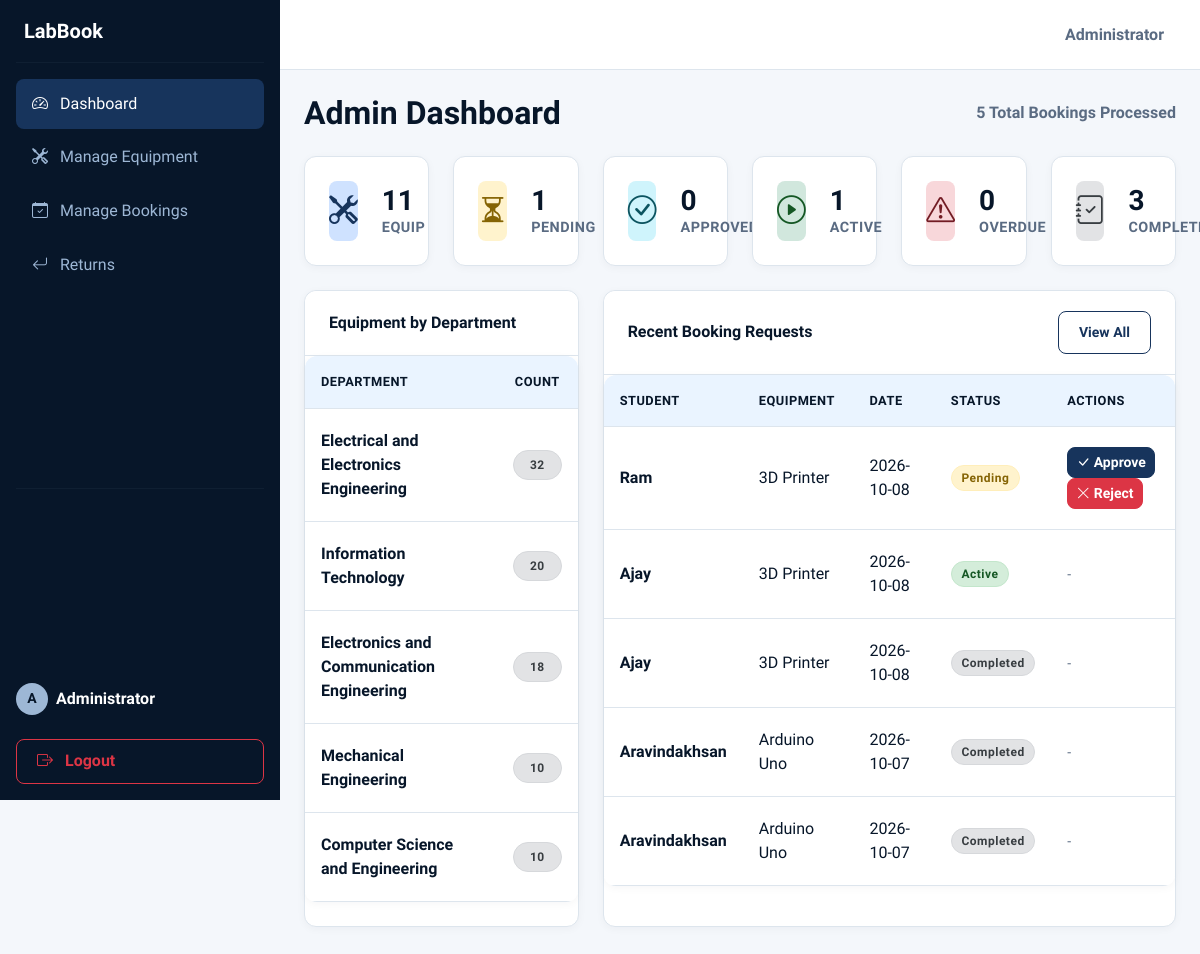
The page /admin/dashboard (signed in) on the database its author committed.
### tables this page shows
CREATE TABLE bookings (
            id INTEGER PRIMARY KEY AUTOINCREMENT,
            user_id INTEGER NOT NULL,
            equipment_id INTEGER NOT NULL,
            booking_date TEXT NOT NULL,
            start_time TEXT NOT NULL,
            end_time TEXT NOT NULL,
            purpose TEXT NOT NULL,
            status TEXT NOT NULL DEFAULT 'Pending',
            created_at TEXT DEFAULT CURRENT_TIMESTAMP, expected_return_date TEXT, expected_return_time TEXT, issued_date TEXT, issued_time TEXT, issued_by TEXT, issue_condition TEXT, issue_remarks TEXT, quantity INTEGER DEFAULT 1,
            FOREIGN KEY (user_id) REFERENCES users(id),
            FOREIGN KEY (equipment_id) REFERENCES equipment(id)
        );

CREATE TABLE users (
            id INTEGER PRIMARY KEY AUTOINCREMENT,
            name TEXT NOT NULL,
            email TEXT UNIQUE NOT NULL,
            password TEXT NOT NULL,
            role TEXT NOT NULL DEFAULT 'student'
        , department TEXT DEFAULT 'Information Technology');

CREATE TABLE equipment (
            id INTEGER PRIMARY KEY AUTOINCREMENT,
            name TEXT NOT NULL,
            description TEXT,
            lab_name TEXT NOT NULL,
            quantity INTEGER NOT NULL,
            available_quantity INTEGER NOT NULL,
            status TEXT NOT NULL DEFAULT 'Available'
        , department TEXT DEFAULT 'Information Technology');

### app.py (the view)
@app.route('/admin/dashboard')
@admin_required
def admin_dashboard():
    conn = get_db_connection()
    total_equipment = conn.execute('SELECT COUNT(*) FROM equipment').fetchone()[0]
    total_bookings = conn.execute('SELECT COUNT(*) FROM bookings').fetchone()[0]
    pending = conn.execute('SELECT COUNT(*) FROM bookings WHERE status = "Pending"').fetchone()[0]
    approved = conn.execute('SELECT COUNT(*) FROM bookings WHERE status = "Approved"').fetchone()[0]
    active = conn.execute('SELECT COUNT(*) FROM bookings WHERE status = "Active"').fetchone()[0]
    completed = conn.execute('SELECT COUNT(*) FROM bookings WHERE status = "Completed"').fetchone()[0]
    recent_requests = conn.execute('''
        SELECT b.id, u.name as user_name, e.name as equipment_name, b.booking_date, b.status
        FROM bookings b
        JOIN users u ON b.user_id = u.id
        JOIN equipment e ON b.equipment_id = e.id
        ORDER BY b.created_at DESC LIMIT 5
    ''').fetchall()
    dept_stats = conn.execute('''
        SELECT department, SUM(quantity) as count
        FROM equipment
        GROUP BY department
        ORDER BY count DESC
    ''').fetchall()
    now_str = datetime.datetime.now().strftime("%Y-%m-%d %H:%M:%S")
    overdue = conn.execute('''
        SELECT COUNT(*) FROM bookings
        WHERE status = "Active"
        AND (expected_return_date || ' ' || expected_return_time) < ?
    ''', (now_str,)).fetchone()[0]
    conn.close()
    return render_template('admin/dashboard.html',
                           total_equipment=total_equipment,
                           total_bookings=total_bookings,
                           pending=pending, approved=approved,
                           active=active, completed=completed, overdue=overdue,
                           recent_requests=recent_requests,
                           dept_stats=dept_stats)

### app.py (called while the page is built)
def admin_required(f):
    @wraps(f)
    def decorated_function(*args, **kwargs):
        if 'user_id' not in session or session.get('role') != 'admin':
            flash('Admin access required.', 'danger')
            return redirect(url_for('login'))
        return f(*args, **kwargs)
    return decorated_function

### database.py (called while the page is built)
def get_db_connection():
    conn = sqlite3.connect(DATABASE)
    conn.row_factory = sqlite3.Row
    return conn

### templates/admin/dashboard.html
{% extends 'base.html' %}
{% block content %}
<div class="d-flex justify-content-between align-items-center mb-4">
    <h2 class="fw-bold m-0" style="color: var(--frost-navy);">Admin Dashboard</h2>
    <div class="text-secondary fw-bold">{{ total_bookings }} Total Bookings Processed</div>
</div>
<div class="row mb-4 g-4">
    <div class="col-md-6 col-lg-4 col-xl-2">
        <div class="stat-card">
            <div class="stat-icon bg-primary-subtle">
                <i class="bi bi-tools"></i>
            </div>
            <div class="stat-details">
                <h3>{{ total_equipment }}</h3>
                <p>Equip</p>
            </div>
        </div>
    </div>
    <div class="col-md-6 col-lg-4 col-xl-2">
        <div class="stat-card">
            <div class="stat-icon bg-warning-subtle">
                <i class="bi bi-hourglass-split"></i>
            </div>
            <div class="stat-details">
                <h3>{{ pending }}</h3>
                <p>Pending</p>
            </div>
        </div>
    </div>
    <div class="col-md-6 col-lg-4 col-xl-2">
        <div class="stat-card">
            <div class="stat-icon bg-info-subtle">
                <i class="bi bi-check-circle"></i>
            </div>
            <div class="stat-details">
                <h3>{{ approved }}</h3>
                <p>Approved</p>
            </div>
        </div>
    </div>
    <div class="col-md-6 col-lg-4 col-xl-2">
        <div class="stat-card">
            <div class="stat-icon bg-success-subtle">
                <i class="bi bi-play-circle"></i>
            </div>
            <div class="stat-details">
                <h3>{{ active }}</h3>
                <p>Active</p>
            </div>
        </div>
    </div>
    <div class="col-md-6 col-lg-4 col-xl-2">
        <div class="stat-card">
            <div class="stat-icon bg-danger-subtle">
                <i class="bi bi-exclamation-triangle"></i>
            </div>
            <div class="stat-details">
                <h3>{{ overdue }}</h3>
                <p>Overdue</p>
            </div>
        </div>
    </div>
    <div class="col-md-6 col-lg-4 col-xl-2">
        <div class="stat-card">
            <div class="stat-icon" style="background-color: #E2E3E5; color: #383D41;">
                <i class="bi bi-journal-check"></i>
            </div>
            <div class="stat-details">
                <h3>{{ completed }}</h3>
                <p>Completed</p>
            </div>
        </div>
    </div>
</div>
<div class="row g-4 mb-4">
    <div class="col-lg-4">
        <div class="card h-100">
            <div class="card-header d-flex justify-content-between align-items-center">
                Equipment by Department
            </div>
            <div class="card-body p-0">
                <div class="table-responsive border-0">
                    <table class="table table-hover mb-0">
                        <thead>
                            <tr>
                                <th>Department</th>
                                <th class="text-center">Count</th>
                            </tr>
                        </thead>
                        <tbody>
                            {% for dept in dept_stats %}
                            <tr>
                                <td class="fw-bold">{{ dept.department }}</td>
                                <td class="text-center"><span class="badge bg-secondary px-3 py-2">{{ dept.count }}</span></td>
                            </tr>
                            {% else %}
                            <tr>
                                <td colspan="2" class="text-center text-muted py-4">No data available.</td>
                            </tr>
                            {% endfor %}
                        </tbody>
                    </table>
                </div>
            </div>
        </div>
    </div>
    <div class="col-lg-8">
        <div class="card h-100">
            <div class="card-header d-flex justify-content-between align-items-center">
                <span>Recent Booking Requests</span>
                <a href="{{ url_for('admin_bookings') }}" class="btn btn-sm btn-outline-primary">View All</a>
            </div>
            <div class="card-body p-0">
                <div class="table-responsive border-0">
                    <table class="table table-hover mb-0">
                        <thead>
                            <tr>
                                <th>Student</th>
                                <th>Equipment</th>
                                <th>Date</th>
                                <th>Status</th>
                                <th>Actions</th>
                            </tr>
                        </thead>
                        <tbody>
                            {% for req in recent_requests %}
                            <tr>
                                <td class="fw-bold">{{ req.user_name }}</td>
                                <td>{{ req.equipment_name }}</td>
                                <td>{{ req.booking_date }}</td>
                                <td>
                                    {% if req.status == 'Pending' %}<span class="badge bg-warning">Pending</span>
                                    {% elif req.status == 'Approved' %}<span class="badge bg-info">Approved</span>
                                    {% elif req.status == 'Active' %}<span class="badge bg-success">Active</span>
                                    {% elif req.status == 'Completed' %}<span class="badge bg-secondary">Completed</span>
                                    {% elif req.status == 'Rejected' %}<span class="badge bg-danger">Rejected</span>
                                    {% elif req.status == 'Cancelled' %}<span class="badge bg-dark">Cancelled</span>
                                    {% else %}<span class="badge bg-primary">{{ req.status }}</span>{% endif %}
                                </td>
                                <td>
                                    {% if req.status == 'Pending' %}
                                    <form action="{{ url_for('approve_booking', id=req.id) }}" method="POST" style="display:inline;">
                                        <button type="submit" class="btn btn-sm btn-success px-2 py-1"><i class="bi bi-check-lg"></i> Approve</button>
                                    </form>
                                    <form action="{{ url_for('reject_booking', id=req.id) }}" method="POST" style="display:inline;">
                                        <button type="submit" class="btn btn-sm btn-danger px-2 py-1"><i class="bi bi-x-lg"></i> Reject</button>
                                    </form>
                                    {% else %}
                                    <span class="text-muted small">-</span>
                                    {% endif %}
                                </td>
                            </tr>
                            {% else %}
                            <tr>
                                <td colspan="5" class="text-center text-muted py-5">No recent requests found.</td>
                            </tr>
                            {% endfor %}
                        </tbody>
                    </table>
                </div>
            </div>
        </div>
    </div>
</div>
{% endblock %}

### static/css/style.css (style rules this page uses)
:root { --frost-navy: #071629; --deep-winter-blue: #17345C; --icy-steel: #9DB7D5; --frost-mist: #EAF4FF; --snow-white: #FFFFFF; --text-primary: #071629; --text-secondary: #5a6b82; --page-background: #F4F7FB; --border-color: #DDE5ED; --shadow-sm: 0 2px 8px rgba(7, 22, 41, 0.04); --shadow-md: 0 6px 20px rgba(7, 22, 41, 0.08); --shadow-lg: 0 12px 30px rgba(7, 22, 41, 0.12); --radius-sm: 8px; --radius-md: 12px; --radius-lg: 16px; --radius-xl: 24px; }
body { font-family: 'Mulish', sans-serif; background-color: var(--page-background); color: var(--text-primary); margin: 0; overflow-x: hidden; }
h1, h2, h3, h4, h5, h6, .navbar-brand, .branding-text { font-family: 'Epilogue', sans-serif; color: var(--text-primary); font-weight: 600; }
.text-muted, .text-secondary { color: var(--text-secondary) !important; }
.card { background-color: var(--snow-white); border: 1px solid var(--border-color); border-radius: var(--radius-md); box-shadow: var(--shadow-sm); transition: transform 0.2s ease, box-shadow 0.2s ease; margin-bottom: 1.5rem; }
.card-header { background-color: var(--snow-white) !important; border-bottom: 1px solid var(--border-color); color: var(--text-primary) !important; border-top-left-radius: var(--radius-md) !important; border-top-right-radius: var(--radius-md) !important; font-weight: 700; padding: 1.25rem 1.5rem; }
.btn { border-radius: var(--radius-sm); font-weight: 600; padding: 0.6rem 1.25rem; transition: all 0.2s ease-in-out; }
.btn-primary, .btn-success, .btn-info, .btn-dark { background-color: var(--deep-winter-blue) !important; border-color: var(--deep-winter-blue) !important; color: var(--snow-white) !important; }
.btn-outline-primary, .btn-outline-success, .btn-outline-info { background-color: transparent !important; border-color: var(--deep-winter-blue) !important; color: var(--deep-winter-blue) !important; }
.table-responsive { border-radius: var(--radius-md); border: 1px solid var(--border-color); background: var(--snow-white); box-shadow: var(--shadow-sm); }
.table { margin-bottom: 0; background-color: var(--snow-white); }
.table thead th { background-color: var(--frost-mist) !important; color: var(--text-primary) !important; border-bottom: 1px solid var(--border-color); font-weight: 700; padding: 1rem; text-transform: uppercase; font-size: 0.8rem; letter-spacing: 0.5px; }
.table tbody td { padding: 1.25rem 1rem; vertical-align: middle; border-bottom: 1px solid var(--border-color); color: var(--text-primary); font-weight: 500; }
.badge { padding: 0.5em 0.8em; border-radius: 50rem; font-weight: 600; font-size: 0.75rem; letter-spacing: 0.5px; }
.badge.bg-warning { background-color: #FFF3CD !important; color: #856404 !important; border: 1px solid #FFEEBA; }
.badge.bg-success { background-color: #D4EDDA !important; color: #155724 !important; border: 1px solid #C3E6CB; }
.badge.bg-secondary { background-color: #E2E3E5 !important; color: #383D41 !important; border: 1px solid #D6D8DB; }
.stat-card { padding: 1.5rem; display: flex; align-items: center; border-radius: var(--radius-md); background: var(--snow-white); border: 1px solid var(--border-color); box-shadow: var(--shadow-sm); }
.stat-icon { width: 60px; height: 60px; border-radius: var(--radius-sm); display: flex; align-items: center; justify-content: center; font-size: 1.8rem; margin-right: 1.5rem; }
.stat-icon.bg-primary-subtle { background-color: var(--frost-mist); color: var(--deep-winter-blue); }
.stat-icon.bg-success-subtle { background-color: #D4EDDA; color: #155724; }
.stat-icon.bg-warning-subtle { background-color: #FFF3CD; color: #856404; }
.stat-icon.bg-danger-subtle { background-color: #F8D7DA; color: #721C24; }
.stat-icon.bg-info-subtle { background-color: #D1ECF1; color: #0C5460; }
.stat-details h3 { margin: 0; font-size: 1.75rem; font-weight: 800; color: var(--frost-navy); }
.stat-details p { margin: 0; font-size: 0.9rem; color: var(--text-secondary); font-weight: 600; text-transform: uppercase; letter-spacing: 0.5px; }

### rows shown on the page
bookings: user_name "Ram", equipment_name "3D Printer", booking_date "2026-10-08", status "Pending"
bookings: user_name "Ajay", equipment_name "3D Printer", booking_date "2026-10-08", status "Active"
bookings: user_name "Ajay", equipment_name "3D Printer", booking_date "2026-10-08", status "Completed"
bookings: user_name "Aravindakhsan", equipment_name "Arduino Uno", booking_date "2026-10-07", status "Completed"
bookings: user_name "Aravindakhsan", equipment_name "Arduino Uno", booking_date "2026-10-07", status "Completed"

### other values the page prints
{{ session.get('name')[:1] | upper }} "A"
{{ session.get('name') }} "Administrator"
{{ total_bookings }} "5"
{{ total_equipment }} "11"
{{ pending }} "1"
{{ approved }} "0"
{{ active }} "1"
{{ overdue }} "0"
{{ completed }} "3"
{{ dept.department }} "Electrical and Electronics Engineering" "Information Technology" "Electronics and Communication Engineering" "Mechanical Engineering" "Computer Science and Engineering"
{{ dept.count }} "32" "20" "18" "10" "10"
